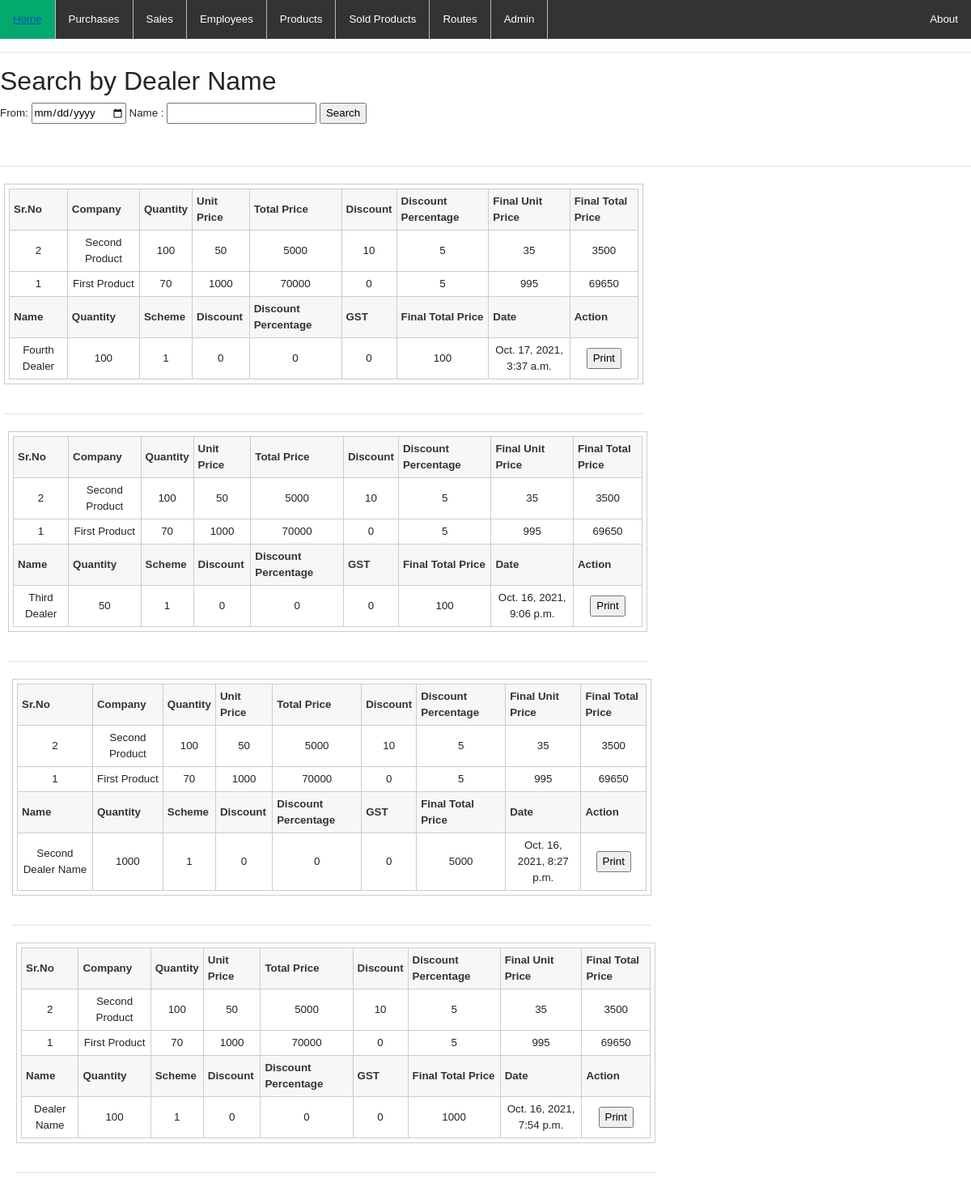
The app's page /purchases with its own data.
### touqeerapp1/models.py (models this page shows, shortened)
class Purchase(models.Model):
    name = models.CharField(max_length=80, unique=True)
    quantity = models.IntegerField( null=True)
    scheme = models.IntegerField( null=True)
    discountPercent = models.IntegerField( null=True)
    discount = models.IntegerField( null=True)
    gst = models.IntegerField( null=True)
    value = models.IntegerField( null=True)
    date_created = models.DateTimeField(auto_now_add=True, null=True)
    date = models.DateField(auto_now_add=True,null=True)
    Company = models.ForeignKey(Company,on_delete=models.CASCADE, related_name='company')
    user = models.ForeignKey(User,on_delete=models.CASCADE, related_name='users',null=True)
    product = models.ManyToManyField(Product)
    class Meta:
        ordering = ('-date_created',)

class Product(models.Model):
    name = models.CharField(max_length=80, unique=True)
    quantity = models.IntegerField( null=True)
    scheme = models.IntegerField( null=True)
    rate = models.IntegerField (null=True)
    discountPercent = models.IntegerField( null=True)
    discount = models.IntegerField( null=True)
    gst = models.IntegerField( null=True)
    value = models.IntegerField( null=True)
    date_created = models.DateTimeField(auto_now_add=True, null=True)
    product_image = models.ImageField(upload_to='product_image/', null=True, blank=True)
    class Meta:
        ordering = ('-date_created',)

### touqeerapp1/views.py (the view, shortened to what this page needs)
# urls.py: path('purchases',views.purchases),
def purchases(request):
    data2 = Purchase.objects.all()
    context = {'data2':data2}
    return render(request, "touqeerapp/aboutus.html",context)

### touqeerapp1/templates/touqeerapp/aboutus.html (shortened to what this page needs)
{% extends 'touqeerapp/main.html' %}
{% load mathfilters %}
  {% block content %}
<head>
</head>
<body>
<h2>Search by Dealer Name</h2>
<form method="post">
From: <input type="date" name="datafrom">
Name : <input type="text"  oninput="myFunction()" onchange="myFunction1()" name="name">
<input type="submit" value="Search">
    </form>
<br><hr>
    {% for data in data2 %}
<div id="dvContents" style=" padding: 5px; width:800px;text-align:center">
<table cellspacing="0" cellpadding="0" border="1px" bgcolor="#ffffff" style="text-align:center">
	<tr>
		<td>
<table cellspacing="3" border="0" style="text-align:center; " >
    <thead ><tr bgcolor="#ffffff" >
    <th>Sr.No</th><th>Company</th><th>Quantity</th><th>Unit Price</th><th>Total Price</th><th>Discount</th><th>Discount Percentage</th>
        <th>Final Unit Price</th><th>Final Total Price</th>
    </tr>
</thead>
    <tbody>
    {% for product in data.product.all %}
    <tr bgcolor="#ffffff"><td>{{product.id}}</td><td>{{product.name}}</td><td>{{product.quantity}}</td><td>{{product.rate}}</td>
        <td>{{product.rate|mul:product.quantity}}</td>
        <td>{{product.discount}}</td><td>{{product.discountPercent}}</td>
    <td>{{product.rate|sub:product.discountPercent|sub:product.discount }}</td>
        <td>{{product.rate|sub:product.discountPercent|sub:product.discount|mul:product.quantity }}</td>
    </tr>
{%endfor%}
    <thead ><tr bgcolor="#ffffff">
    <th>Name</th><th>Quantity</th><th>Scheme</th><th>Discount</th><th>Discount Percentage</th>
        <th>GST</th><th>Final Total Price</th><th>Date</th><th>Action</th>
    </tr>
</thead><tbody>
<tr bgcolor="#ffffff"><td>{{data.name}}</td><td>{{data.quantity}}</td><td>{{data.scheme}}</td>
        <td>{{data.discount}}</td><td>{{data.discountPercent}}</td>
    <td>{{data.gst }}</td>
        <td>{{data.value }}</td><td>{{data.date_created}}</td>
    <td><input type="button" onclick="PrintTable();" value="Print"/></td>
</tr></tbody>
</tbody>
    </table>
            	</td>
	</tr>
</table>
<br><hr>
  {% endfor %}
</div>
</div>
{% endblock %}

### touqeerapp1/templates/touqeerapp/main.html (shortened to what this page needs)
<!DOCTYPE html>
<html lang="en">
{%load static%}
<head>
    <link rel="stylesheet" href="{% static 'css/navbar.css' %}">
       <link rel="stylesheet" href="https://stackpath.bootstrapcdn.com/bootstrap/4.5.0/css/bootstrap.min.css"
>
</head>
<body>
<ul>
  <li><a class="active" href="/">Home</a></li>
  <li><a href="/purchases">Purchases</a></li>
  <li><a href="/sales">Sales</a></li>
  <li><a href="/employee">Employees</a></li>
  <li><a href="/products">Products</a></li>
    <li><a href="/saleProduct">Sold Products</a></li>
        <li><a href="/routes">Routes</a></li>
  <li><a href="/admin">Admin</a></li>
  <li style="float:right"><a href="#">About</a></li>
</ul>
<hr>
{% block content %}
{% endblock %}
</body>
</html>

### static/css/navbar.css (style rules this page uses)
ul { list-style-type: none; margin: 0; padding: 0; overflow: hidden; background-color: #333; }
li { float: left; border-right:1px solid #bbb; }
li:last-child { border-right: none; }
li a { display: block; color: white; text-align: center; padding: 14px 16px; text-decoration: none; }
.active { background-color: #04AA6D; }

### touqeerapp1/templates/touqeerapp/main.html (style rules this page uses)
table, td, th { border: 1px solid black; }
table { border-collapse: collapse; width: 100%; }
th { text-align: left; }
body { font-family: Arial; font-size: 10pt; }
table { border: 1px solid #ccc; border-collapse: collapse; }
table th { background-color: #F7F7F7; color: #333; font-weight: bold; }
table th, table td { padding: 5px; border: 1px solid #ccc; }

### touqeerapp1/templates/touqeerapp/aboutus.html (style rules this page uses)
table, td, th { border: 1px solid black; }
table { border-collapse: collapse; width: 100%; }
th { text-align: left; }
body { font-family: Arial; font-size: 10pt; }
table { border: 1px solid #ccc; border-collapse: collapse; }
table th { background-color: #F7F7F7; color: #333; font-weight: bold; }
table th, table td { padding: 5px; border: 1px solid #ccc; }

### records on screen
Purchase: name "Fourth Dealer", quantity "100", scheme "1", discount "0", discountPercent "0", gst "0", value "100", date_created "Oct. 17, 2021, 3:37 a.m."
Product: id "2", name "Second Product", quantity "100", rate "50", rate|mul "5000", discount "10", discountPercent "5", rate|sub "35", rate|sub "3500"
Product: id "1", name "First Product", quantity "70", rate "1000", rate|mul "70000", discount "0", discountPercent "5", rate|sub "995", rate|sub "69650"
Purchase: name "Third Dealer", quantity "50", scheme "1", discount "0", discountPercent "0", gst "0", value "100", date_created "Oct. 16, 2021, 9:06 p.m."
Purchase: name "Second Dealer Name", quantity "1000", scheme "1", discount "0", discountPercent "0", gst "0", value "5000", date_created "Oct. 16, 2021, 8:27 p.m."
Purchase: name "Dealer Name", quantity "100", scheme "1", discount "0", discountPercent "0", gst "0", value "1000", date_created "Oct. 16, 2021, 7:54 p.m."
